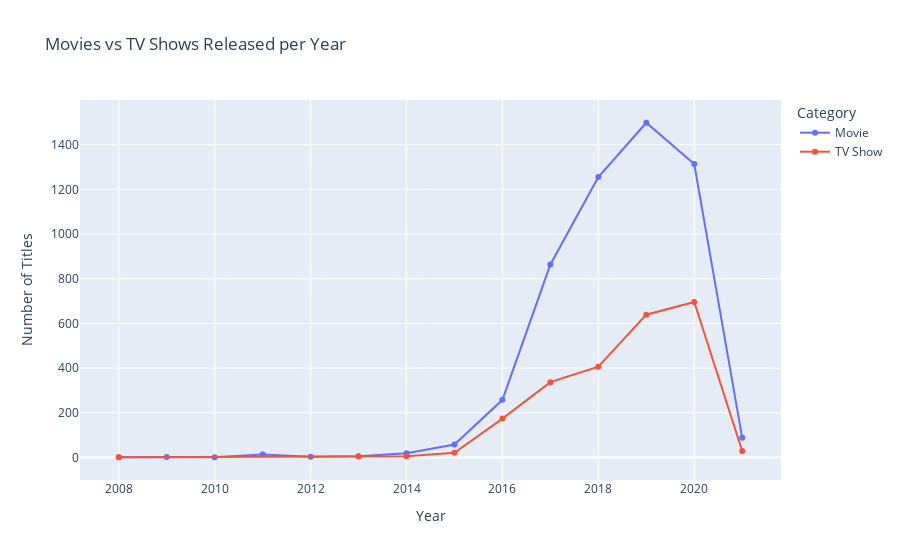

Write notebook code for a chart like this one.
### Code cell
content_trend = df.groupby(['Year', 'Category']).size().reset_index(name='Count')
fig1 = px.line(content_trend, x='Year', y='Count', color='Category', 
               markers=True, title="Movies vs TV Shows Released per Year",
               labels={'Count': 'Number of Titles', 'Year': 'Year'})
fig1.show()

### Figure 1 — Plotly figure (JSON) as saved in the notebook; plotly's stock layout.template omitted (floating-point values rounded to 4 significant figures)
{"data": [{"hovertemplate": "Category=Movie<br>Year=%{x}<br>Number of Titles=%{y}<extra></extra>", "legendgroup": "Movie", "line": {"color": "#636efa", "dash": "solid"}, "marker": {"symbol": "circle"}, "mode": "lines+markers", "name": "Movie", "orientation": "v", "showlegend": true, "type": "scatter", "x": [2008.0, 2009.0, 2010.0, 2011.0, 2012.0, 2013.0, 2014.0, 2015.0, 2016.0, 2017.0, 2018.0, 2019.0, 2020.0, 2021.0], "xaxis": "x", "y": [1, 2, 1, 13, 3, 6, 19, 58, 258, 864, 1255, 1498, 1313, 88], "yaxis": "y"}, {"hovertemplate": "Category=TV Show<br>Year=%{x}<br>Number of Titles=%{y}<extra></extra>", "legendgroup": "TV Show", "line": {"color": "#EF553B", "dash": "solid"}, "marker": {"symbol": "circle"}, "mode": "lines+markers", "name": "TV Show", "orientation": "v", "showlegend": true, "type": "scatter", "x": [2008.0, 2013.0, 2014.0, 2015.0, 2016.0, 2017.0, 2018.0, 2019.0, 2020.0, 2021.0], "xaxis": "x", "y": [1, 4, 5, 21, 174, 337, 406, 639, 696, 29], "yaxis": "y"}], "layout": {"legend": {"title": {"text": "Category"}, "tracegroupgap": 0}, "title": {"text": "Movies vs TV Shows Released per Year"}, "xaxis": {"anchor": "y", "domain": [0, 1], "title": {"text": "Year"}}, "yaxis": {"anchor": "x", "domain": [0, 1], "title": {"text": "Number of Titles"}}}}
